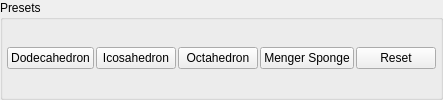
    <widget class="QGroupBox" name="groupBox_2">
     <property name="title">
      <string>Presets</string>
     </property>
     <layout class="QVBoxLayout" name="verticalLayout_5" stretch="0">
      <property name="spacing">
       <number>2</number>
      </property>
      <property name="leftMargin">
       <number>2</number>
      </property>
      <property name="topMargin">
       <number>2</number>
      </property>
      <property name="rightMargin">
       <number>2</number>
      </property>
      <property name="bottomMargin">
       <number>2</number>
      </property>
      <item>
       <layout class="QHBoxLayout" name="horizontalLayout">
        <property name="spacing">
         <number>2</number>
        </property>
        <property name="leftMargin">
         <number>2</number>
        </property>
        <property name="topMargin">
         <number>2</number>
        </property>
        <property name="rightMargin">
         <number>2</number>
        </property>
        <property name="bottomMargin">
         <number>2</number>
        </property>
        <item>
         <widget class="QPushButton" name="pushButton_preset_dodecahedron">
          <property name="sizePolicy">
           <sizepolicy hsizetype="Minimum" vsizetype="Maximum">
            <horstretch>0</horstretch>
            <verstretch>0</verstretch>
           </sizepolicy>
          </property>
          <property name="text">
           <string>Dodecahedron</string>
          </property>
         </widget>
        </item>
        <item>
         <widget class="QPushButton" name="pushButton_preset_icosahedron">
          <property name="sizePolicy">
           <sizepolicy hsizetype="Minimum" vsizetype="Maximum">
            <horstretch>0</horstretch>
            <verstretch>0</verstretch>
           </sizepolicy>
          </property>
          <property name="text">
           <string>Icosahedron</string>
          </property>
         </widget>
        </item>
        <item>
         <widget class="QPushButton" name="pushButton_preset_octahedron">
          <property name="sizePolicy">
           <sizepolicy hsizetype="Minimum" vsizetype="Maximum">
            <horstretch>0</horstretch>
            <verstretch>0</verstretch>
           </sizepolicy>
          </property>
          <property name="text">
           <string>Octahedron</string>
          </property>
         </widget>
        </item>
        <item>
         <widget class="QPushButton" name="pushButton_preset_menger_sponge">
          <property name="sizePolicy">
           <sizepolicy hsizetype="Minimum" vsizetype="Maximum">
            <horstretch>0</horstretch>
            <verstretch>0</verstretch>
           </sizepolicy>
          </property>
          <property name="text">
           <string>Menger Sponge</string>
          </property>
         </widget>
        </item>
        <item>
         <widget class="QPushButton" name="pushButton_preset_reset">
          <property name="sizePolicy">
           <sizepolicy hsizetype="Minimum" vsizetype="Maximum">
            <horstretch>0</horstretch>
            <verstretch>0</verstretch>
           </sizepolicy>
          </property>
          <property name="text">
           <string>Reset</string>
          </property>
         </widget>
        </item>
       </layout>
      </item>
     </layout>
    </widget>
